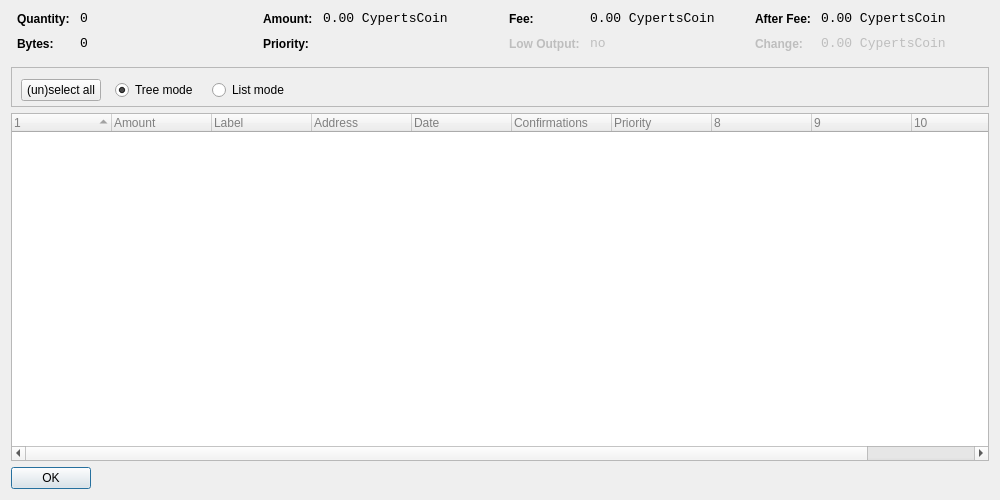
<?xml version="1.0" encoding="UTF-8"?>
<ui version="4.0">
 <class>CoinControlDialog</class>
 <widget class="QDialog" name="CoinControlDialog">
  <property name="geometry">
   <rect>
    <x>0</x>
    <y>0</y>
    <width>1000</width>
    <height>500</height>
   </rect>
  </property>
  <property name="windowTitle">
   <string>Coin Control</string>
  </property>
  <layout class="QVBoxLayout" name="verticalLayout">
   <item>
    <layout class="QHBoxLayout" name="horizontalLayoutTop" stretch="0,0,0,0">
     <property name="topMargin">
      <number>0</number>
     </property>
     <property name="bottomMargin">
      <number>10</number>
     </property>
     <item>
      <layout class="QFormLayout" name="formLayoutCoinControl1">
       <property name="horizontalSpacing">
        <number>10</number>
       </property>
       <property name="verticalSpacing">
        <number>10</number>
       </property>
       <property name="leftMargin">
        <number>6</number>
       </property>
       <property name="rightMargin">
        <number>6</number>
       </property>
       <item row="0" column="0">
        <widget class="QLabel" name="labelCoinControlQuantityText">
         <property name="styleSheet">
          <string notr="true">font-weight:bold;</string>
         </property>
         <property name="text">
          <string>Quantity:</string>
         </property>
        </widget>
       </item>
       <item row="0" column="1">
        <widget class="QLabel" name="labelCoinControlQuantity">
         <property name="font">
          <font>
           <family>Monospace</family>
           <pointsize>10</pointsize>
          </font>
         </property>
         <property name="cursor">
          <cursorShape>IBeamCursor</cursorShape>
         </property>
         <property name="contextMenuPolicy">
          <enum>Qt::ActionsContextMenu</enum>
         </property>
         <property name="text">
          <string notr="true">0</string>
         </property>
         <property name="textInteractionFlags">
          <set>Qt::LinksAccessibleByMouse|Qt::TextSelectableByKeyboard|Qt::TextSelectableByMouse</set>
         </property>
        </widget>
       </item>
       <item row="1" column="0">
        <widget class="QLabel" name="labelCoinControlBytesText">
         <property name="styleSheet">
          <string notr="true">font-weight:bold;</string>
         </property>
         <property name="text">
          <string>Bytes:</string>
         </property>
        </widget>
       </item>
       <item row="1" column="1">
        <widget class="QLabel" name="labelCoinControlBytes">
         <property name="font">
          <font>
           <family>Monospace</family>
           <pointsize>10</pointsize>
          </font>
         </property>
         <property name="cursor">
          <cursorShape>IBeamCursor</cursorShape>
         </property>
         <property name="contextMenuPolicy">
          <enum>Qt::ActionsContextMenu</enum>
         </property>
         <property name="text">
          <string notr="true">0</string>
         </property>
         <property name="textInteractionFlags">
          <set>Qt::LinksAccessibleByMouse|Qt::TextSelectableByKeyboard|Qt::TextSelectableByMouse</set>
         </property>
        </widget>
       </item>
      </layout>
     </item>
     <item>
      <layout class="QFormLayout" name="formLayoutCoinControl2">
       <property name="horizontalSpacing">
        <number>10</number>
       </property>
       <property name="verticalSpacing">
        <number>10</number>
       </property>
       <property name="leftMargin">
        <number>6</number>
       </property>
       <property name="rightMargin">
        <number>6</number>
       </property>
       <item row="0" column="0">
        <widget class="QLabel" name="labelCoinControlAmountText">
         <property name="styleSheet">
          <string notr="true">font-weight:bold;</string>
         </property>
         <property name="text">
          <string>Amount:</string>
         </property>
        </widget>
       </item>
       <item row="0" column="1">
        <widget class="QLabel" name="labelCoinControlAmount">
         <property name="font">
          <font>
           <family>Monospace</family>
           <pointsize>10</pointsize>
          </font>
         </property>
         <property name="cursor">
          <cursorShape>IBeamCursor</cursorShape>
         </property>
         <property name="contextMenuPolicy">
          <enum>Qt::ActionsContextMenu</enum>
         </property>
         <property name="text">
          <string notr="true">0.00 CypertsCoin</string>
         </property>
         <property name="textInteractionFlags">
          <set>Qt::LinksAccessibleByMouse|Qt::TextSelectableByKeyboard|Qt::TextSelectableByMouse</set>
         </property>
        </widget>
       </item>
       <item row="1" column="0">
        <widget class="QLabel" name="labelCoinControlPriorityText">
         <property name="styleSheet">
          <string notr="true">font-weight:bold;</string>
         </property>
         <property name="text">
          <string>Priority:</string>
         </property>
        </widget>
       </item>
       <item row="1" column="1">
        <widget class="QLabel" name="labelCoinControlPriority">
         <property name="font">
          <font>
           <family>Monospace</family>
           <pointsize>10</pointsize>
          </font>
         </property>
         <property name="cursor">
          <cursorShape>IBeamCursor</cursorShape>
         </property>
         <property name="contextMenuPolicy">
          <enum>Qt::ActionsContextMenu</enum>
         </property>
         <property name="text">
          <string/>
         </property>
         <property name="textInteractionFlags">
          <set>Qt::LinksAccessibleByMouse|Qt::TextSelectableByKeyboard|Qt::TextSelectableByMouse</set>
         </property>
        </widget>
       </item>
      </layout>
     </item>
     <item>
      <layout class="QFormLayout" name="formLayoutCoinControl3">
       <property name="horizontalSpacing">
        <number>10</number>
       </property>
       <property name="verticalSpacing">
        <number>10</number>
       </property>
       <property name="leftMargin">
        <number>6</number>
       </property>
       <property name="rightMargin">
        <number>6</number>
       </property>
       <item row="0" column="0">
        <widget class="QLabel" name="labelCoinControlFeeText">
         <property name="styleSheet">
          <string notr="true">font-weight:bold;</string>
         </property>
         <property name="text">
          <string>Fee:</string>
         </property>
        </widget>
       </item>
       <item row="0" column="1">
        <widget class="QLabel" name="labelCoinControlFee">
         <property name="font">
          <font>
           <family>Monospace</family>
           <pointsize>10</pointsize>
          </font>
         </property>
         <property name="cursor">
          <cursorShape>IBeamCursor</cursorShape>
         </property>
         <property name="contextMenuPolicy">
          <enum>Qt::ActionsContextMenu</enum>
         </property>
         <property name="text">
          <string notr="true">0.00 CypertsCoin</string>
         </property>
         <property name="textInteractionFlags">
          <set>Qt::LinksAccessibleByMouse|Qt::TextSelectableByKeyboard|Qt::TextSelectableByMouse</set>
         </property>
        </widget>
       </item>
       <item row="1" column="0">
        <widget class="QLabel" name="labelCoinControlLowOutputText">
         <property name="enabled">
          <bool>false</bool>
         </property>
         <property name="styleSheet">
          <string notr="true">font-weight:bold;</string>
         </property>
         <property name="text">
          <string>Low Output:</string>
         </property>
        </widget>
       </item>
       <item row="1" column="1">
        <widget class="QLabel" name="labelCoinControlLowOutput">
         <property name="enabled">
          <bool>false</bool>
         </property>
         <property name="font">
          <font>
           <family>Monospace</family>
           <pointsize>10</pointsize>
          </font>
         </property>
         <property name="cursor">
          <cursorShape>IBeamCursor</cursorShape>
         </property>
         <property name="contextMenuPolicy">
          <enum>Qt::ActionsContextMenu</enum>
         </property>
         <property name="text">
          <string notr="true">no</string>
         </property>
         <property name="textInteractionFlags">
          <set>Qt::LinksAccessibleByMouse|Qt::TextSelectableByKeyboard|Qt::TextSelectableByMouse</set>
         </property>
        </widget>
       </item>
      </layout>
     </item>
     <item>
      <layout class="QFormLayout" name="formLayoutCoinControl4">
       <property name="horizontalSpacing">
        <number>10</number>
       </property>
       <property name="verticalSpacing">
        <number>10</number>
       </property>
       <property name="leftMargin">
        <number>6</number>
       </property>
       <property name="rightMargin">
        <number>6</number>
       </property>
       <item row="0" column="0">
        <widget class="QLabel" name="labelCoinControlAfterFeeText">
         <property name="styleSheet">
          <string notr="true">font-weight:bold;</string>
         </property>
         <property name="text">
          <string>After Fee:</string>
         </property>
        </widget>
       </item>
       <item row="0" column="1">
        <widget class="QLabel" name="labelCoinControlAfterFee">
         <property name="font">
          <font>
           <family>Monospace</family>
           <pointsize>10</pointsize>
          </font>
         </property>
         <property name="cursor">
          <cursorShape>IBeamCursor</cursorShape>
         </property>
         <property name="contextMenuPolicy">
          <enum>Qt::ActionsContextMenu</enum>
         </property>
         <property name="text">
          <string notr="true">0.00 CypertsCoin</string>
         </property>
         <property name="textInteractionFlags">
          <set>Qt::LinksAccessibleByMouse|Qt::TextSelectableByKeyboard|Qt::TextSelectableByMouse</set>
         </property>
        </widget>
       </item>
       <item row="1" column="0">
        <widget class="QLabel" name="labelCoinControlChangeText">
         <property name="enabled">
          <bool>false</bool>
         </property>
         <property name="styleSheet">
          <string notr="true">font-weight:bold;</string>
         </property>
         <property name="text">
          <string>Change:</string>
         </property>
        </widget>
       </item>
       <item row="1" column="1">
        <widget class="QLabel" name="labelCoinControlChange">
         <property name="enabled">
          <bool>false</bool>
         </property>
         <property name="font">
          <font>
           <family>Monospace</family>
           <pointsize>10</pointsize>
          </font>
         </property>
         <property name="cursor">
          <cursorShape>IBeamCursor</cursorShape>
         </property>
         <property name="contextMenuPolicy">
          <enum>Qt::ActionsContextMenu</enum>
         </property>
         <property name="text">
          <string notr="true">0.00 CypertsCoin</string>
         </property>
         <property name="textInteractionFlags">
          <set>Qt::LinksAccessibleByMouse|Qt::TextSelectableByKeyboard|Qt::TextSelectableByMouse</set>
         </property>
        </widget>
       </item>
      </layout>
     </item>
    </layout>
   </item>
   <item>
    <widget class="QFrame" name="frame">
     <property name="minimumSize">
      <size>
       <width>182</width>
       <height>40</height>
      </size>
     </property>
     <property name="frameShape">
      <enum>QFrame::StyledPanel</enum>
     </property>
     <property name="frameShadow">
      <enum>QFrame::Sunken</enum>
     </property>
     <widget class="QWidget" name="horizontalLayoutWidget">
      <property name="geometry">
       <rect>
        <x>10</x>
        <y>0</y>
        <width>781</width>
        <height>47</height>
       </rect>
      </property>
      <layout class="QHBoxLayout" name="horizontalLayoutPanel" stretch="0,0,0,0">
       <property name="spacing">
        <number>14</number>
       </property>
       <item>
        <widget class="QPushButton" name="pushButtonSelectAll">
         <property name="sizePolicy">
          <sizepolicy hsizetype="Maximum" vsizetype="Fixed">
           <horstretch>0</horstretch>
           <verstretch>0</verstretch>
          </sizepolicy>
         </property>
         <property name="text">
          <string>(un)select all</string>
         </property>
        </widget>
       </item>
       <item>
        <widget class="QRadioButton" name="radioTreeMode">
         <property name="sizePolicy">
          <sizepolicy hsizetype="Maximum" vsizetype="Fixed">
           <horstretch>0</horstretch>
           <verstretch>0</verstretch>
          </sizepolicy>
         </property>
         <property name="text">
          <string>Tree mode</string>
         </property>
         <property name="checked">
          <bool>true</bool>
         </property>
        </widget>
       </item>
       <item>
        <widget class="QRadioButton" name="radioListMode">
         <property name="sizePolicy">
          <sizepolicy hsizetype="Maximum" vsizetype="Fixed">
           <horstretch>0</horstretch>
           <verstretch>0</verstretch>
          </sizepolicy>
         </property>
         <property name="text">
          <string>List mode</string>
         </property>
        </widget>
       </item>
       <item>
        <spacer name="horizontalSpacer">
         <property name="orientation">
          <enum>Qt::Horizontal</enum>
         </property>
         <property name="sizeHint" stdset="0">
          <size>
           <width>40</width>
           <height>20</height>
          </size>
         </property>
        </spacer>
       </item>
      </layout>
     </widget>
    </widget>
   </item>
   <item>
    <widget class="CoinControlTreeWidget" name="treeWidget">
     <property name="contextMenuPolicy">
      <enum>Qt::CustomContextMenu</enum>
     </property>
     <property name="styleSheet">
      <string notr="true">QFrame {
	color: grey;

}</string>
     </property>
     <property name="sortingEnabled">
      <bool>false</bool>
     </property>
     <property name="columnCount">
      <number>11</number>
     </property>
     <attribute name="headerShowSortIndicator" stdset="0">
      <bool>true</bool>
     </attribute>
     <attribute name="headerStretchLastSection">
      <bool>false</bool>
     </attribute>
     <column>
      <property name="text">
       <string/>
      </property>
     </column>
     <column>
      <property name="text">
       <string>Amount</string>
      </property>
     </column>
     <column>
      <property name="text">
       <string>Label</string>
      </property>
     </column>
     <column>
      <property name="text">
       <string>Address</string>
      </property>
     </column>
     <column>
      <property name="text">
       <string>Date</string>
      </property>
     </column>
     <column>
      <property name="text">
       <string>Confirmations</string>
      </property>
      <property name="toolTip">
       <string>Confirmed</string>
      </property>
     </column>
     <column>
      <property name="text">
       <string>Priority</string>
      </property>
     </column>
     <column>
      <property name="text">
       <string/>
      </property>
     </column>
     <column>
      <property name="text">
       <string/>
      </property>
     </column>
     <column>
      <property name="text">
       <string/>
      </property>
     </column>
     <column>
      <property name="text">
       <string/>
      </property>
     </column>
    </widget>
   </item>
   <item>
    <widget class="QDialogButtonBox" name="buttonBox">
     <property name="sizePolicy">
      <sizepolicy hsizetype="Maximum" vsizetype="Fixed">
       <horstretch>0</horstretch>
       <verstretch>0</verstretch>
      </sizepolicy>
     </property>
     <property name="orientation">
      <enum>Qt::Horizontal</enum>
     </property>
     <property name="standardButtons">
      <set>QDialogButtonBox::Ok</set>
     </property>
    </widget>
   </item>
  </layout>
 </widget>
 <customwidgets>
  <customwidget>
   <class>CoinControlTreeWidget</class>
   <extends>QTreeWidget</extends>
   <header>coincontroltreewidget.h</header>
  </customwidget>
 </customwidgets>
 <resources/>
 <connections/>
</ui>
